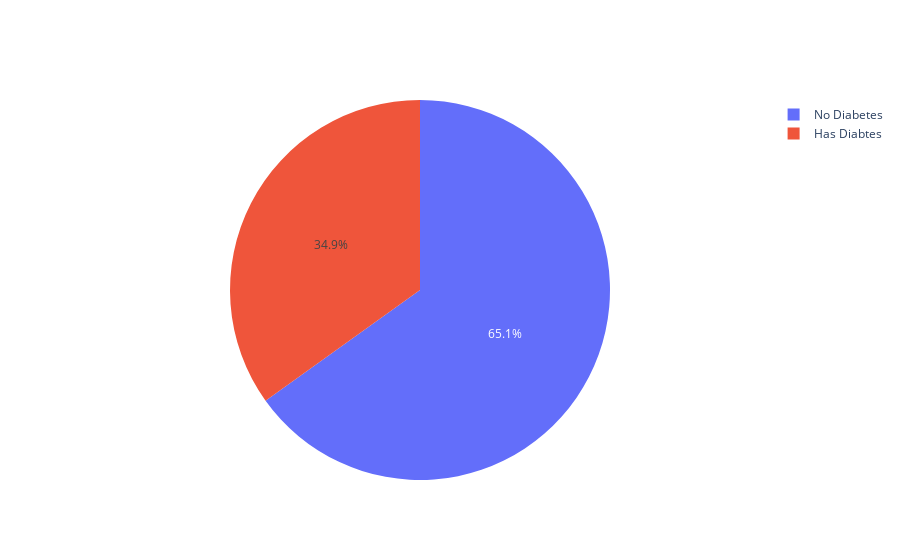

Source (notebook cell):
### Code cell
total_diabetes = df.loc[df.Outcome == 1].Outcome.count()
total_non_diabetes = df.loc[df.Outcome == 0].Outcome.count()

labels = ['No Diabetes','Has Diabtes']
values = [total_non_diabetes, total_diabetes]

fig = go.Figure(data=[go.Pie(labels=labels, values=values)])
fig.show()

### Figure 1 — Plotly figure (JSON) as saved in the notebook; plotly's stock layout.template omitted (floating-point values rounded to 4 significant figures)
{"data": [{"labels": ["No Diabetes", "Has Diabtes"], "type": "pie", "values": [500, 268]}], "layout": {}}
